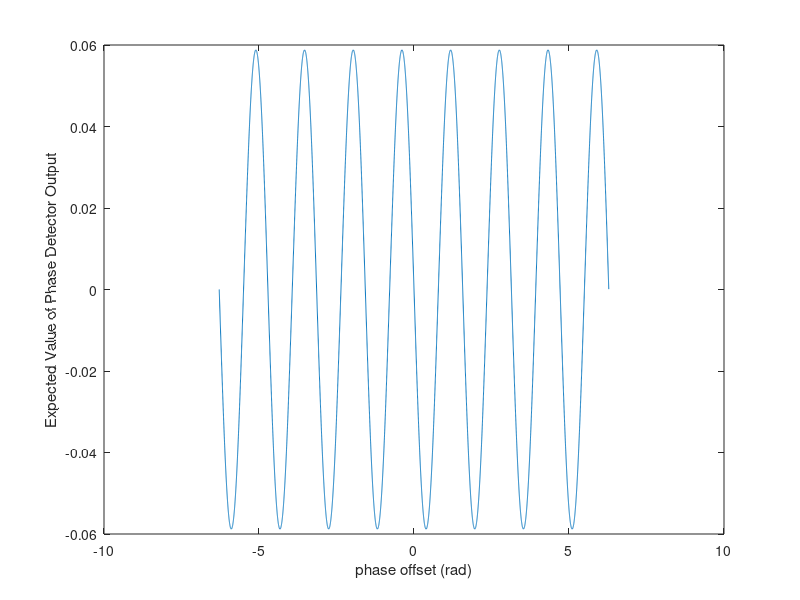

This figure's MATLAB source: (Note: this script raises an error after producing the figure.)
clear all
close all
clc

%COSTAS LOOP
%phase offset
phase_offsets = -2*pi:0.001:2*pi;
input = exp(j*phase_offsets);

im_sign = tanh(imag(input));
re_sign = tanh(real(input));
            
%phase error estimation
phase_estimate_costas = imag(input).*re_sign - real(input).*im_sign;
%plot s-curve
f=figure;
plot(phase_offsets,phase_estimate_costas);
xlabel('phase offset (rad)');
ylabel('Expected Value of Phase Detector Output');
print(f,'-djpeg','-r300','qpScurvepo_costas');

%DECISION DIRECTED
%phase offset
phase_offsets = -2*pi:0.001:2*pi;
input = exp(j*phase_offsets);

%demodulate
for i=1:length(phase_offsets)
    [bit,symbol] = qpsk_demod(real(input(i)),imag(input(i)));
    symbols(i) = symbol;
end
% come up with metric for phase error
phase_estimate_ddr = asin(imag(input.*conj(symbols))./(abs(input).*abs(symbols)));

%plot s-curve
f=figure;
plot(phase_offsets,phase_estimate_ddr);
xlabel('phase offset (rad)');
ylabel('Expected Value of Phase Detector Output');
print(f,'-djpeg','-r300','qpScurvepo_ddr');

%BOTH LOOPS
n=1
for t=1:0.1:10
   freq_offsets(n) = 10*t;
   n=n+1;
end

input = exp(j*freq_offsets);

% come up with metric for freq error
a = atan(imag(input)./real(input));
freq_estimate = diff(a)/0.1;

%plot s-curve
f=figure;
plot(freq_offsets(1:length(freq_offsets)-1),freq_estimate);
xlabel('carrier offset (Hz)');
ylabel('Expected Value of Frequency Detector Output');
print(f,'-djpeg','-r300','qpScurvefo');